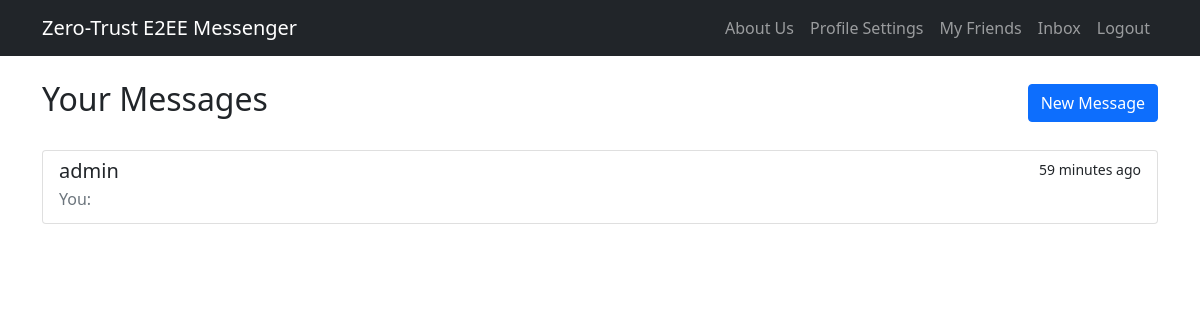
The page /inbox/ (signed in) on the database its author committed.
### core/models.py (models this page shows, shortened)
class Conversation(models.Model):
    participants = models.ManyToManyField(User, related_name='conversations')
    created_at = models.DateTimeField(auto_now_add=True)
    updated_at = models.DateTimeField(auto_now=True)
    class Meta:
        ordering = ['-updated_at']
    def get_other_participant(self, user):
        return self.participants.exclude(id=user.id).first()
    def get_last_message(self):
        return self.messages.order_by('-timestamp').first()

class Message(models.Model):
    conversation = models.ForeignKey(
        Conversation,
        related_name='messages',
        on_delete=models.CASCADE
    )
    sender = models.ForeignKey(
        User,
        related_name='sent_messages',
        on_delete=models.CASCADE
    )
    ciphertext = models.TextField(null=True, blank=True)#TODO TEMPORRARY BLANK|
    encrypted_aes_key = models.TextField(null=True, blank=True) #TODO TEMPORRARY BLANK|
    encrypted_aes_key_sender = models.TextField(null=True, blank=True)
    iv = models.CharField(max_length=255, blank=True, null=True)
    timestamp = models.DateTimeField(default=timezone.now)
    edited_at = models.DateTimeField(null=True, blank=True)
    is_read = models.BooleanField(default=False)
    is_deleted = models.BooleanField(default=False)
    class Meta:
        ordering = ['timestamp']

### core/views.py (the view)
# urls.py: path('inbox/', views.inbox, name='inbox'),
@login_required(login_url='/login/')
def inbox(request):
    conversations = request.user.conversations.annotate(
        last_message_time=Max('messages__timestamp'),
        unread_count=Count(
            'messages',
            filter=Q(messages__is_read=False) & ~Q(messages__sender=request.user)
        )
    ).order_by('-last_message_time')
    for c in conversations:
        c.other_user = c.get_other_participant(request.user)
    return render(request, 'messaging/inbox.html', {
        'conversations': conversations,
    })

### core/templates/messaging/inbox.html (shortened to what this page needs)
{% extends 'base.html' %}
{% block content %}
<div class="container mt-4">
    <div class="row">
        <div class="col-md-12">
            <div class="d-flex justify-content-between align-items-center mb-4">
                <h2>Your Messages</h2>
                <a href="{% url 'user_list' %}" class="btn btn-primary">New Message</a>
            </div>
            {% if conversations %}
                <div class="list-group">
                    {% for conversation in conversations %}
                        {% with last_msg=conversation.get_last_message %}
                        <a href="{% url 'conversation' conversation.id %}"
                           class="list-group-item list-group-item-action">
                            <div class="d-flex w-100 justify-content-between">
                                <h5 class="mb-1">
                                    {{ conversation.other_user.username }}
                                </h5>
                                <small>
                                    {% if last_msg %}
                                        {{ last_msg.timestamp|timesince }} ago
                                    {% endif %}
                                </small>
                            </div>
                            {% if last_msg %}
                                <p class="mb-1 text-muted">
                                    {% if last_msg.sender == user %}You: {% endif %}
                                </p>
                            {% endif %}
                        </a>
                        {% endwith %}
                    {% endfor %}
                </div>
            {% else %}
                <div class="alert alert-info">
                    <p>No messages yet. <a href="{% url 'user_list' %}">Start a conversation!</a></p>
                </div>
            {% endif %}
        </div>
    </div>
</div>
{% endblock %}

### rows shown on the page
Conversation: other_user.username "admin", get_last_message.timestamp "59 minutes"
